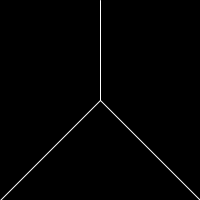
Frame 1 (no input)
Frame 60 (the mouse pressed at the canvas centre just before this capture): identical to frame 1, image omitted
Frame 120 (the mouse held since frame 60 and released just before this capture): identical to frame 1, image omitted

The Processing sketch that drew this single still picture (run headless with seeded random() and noise(); from frame 60 on, the mouse is pressed at the canvas centre):

// Processing sketch: Exercise_4_4_2
// ── Exercise_4_4_2.pde
void setup(){
  size(200,200);
  }

  void draw() {
    background(0); //Black background
    stroke(255); //Outline color white/line color
    line(100,0,100,100); //top line
    line(100,100,0,200); //bottom left line
    line(100,100,200,200); //bottom right line

  }
